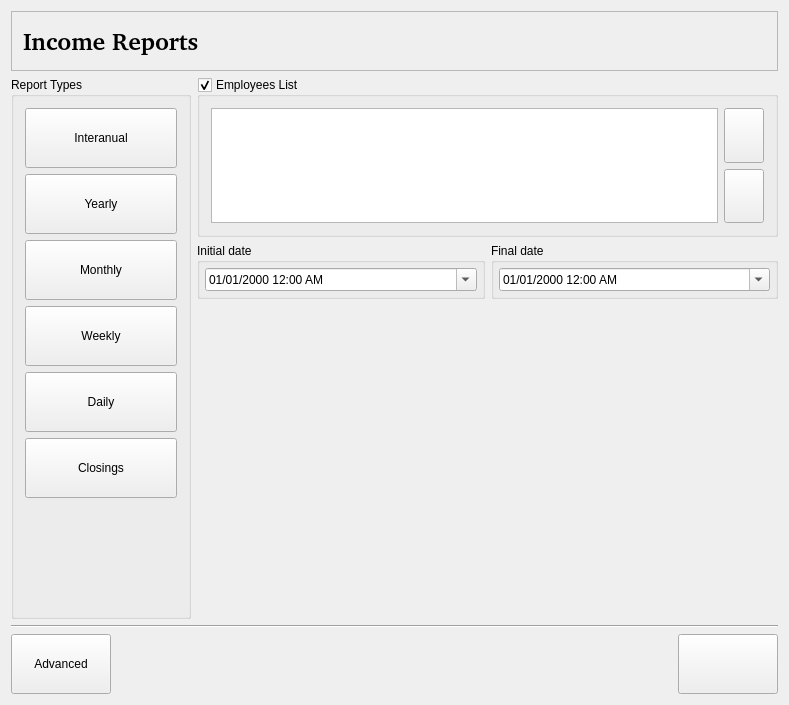
<?xml version="1.0" encoding="UTF-8"?>
<ui version="4.0">
 <class>ProfitReportWidgetBase</class>
 <widget class="QWidget" name="ProfitReportWidgetBase">
  <property name="geometry">
   <rect>
    <x>0</x>
    <y>0</y>
    <width>789</width>
    <height>705</height>
   </rect>
  </property>
  <property name="sizePolicy">
   <sizepolicy hsizetype="Expanding" vsizetype="Expanding">
    <horstretch>0</horstretch>
    <verstretch>0</verstretch>
   </sizepolicy>
  </property>
  <property name="minimumSize">
   <size>
    <width>0</width>
    <height>0</height>
   </size>
  </property>
  <property name="windowTitle">
   <string>Form1</string>
  </property>
  <layout class="QVBoxLayout">
   <property name="spacing">
    <number>0</number>
   </property>
   <property name="leftMargin">
    <number>0</number>
   </property>
   <property name="topMargin">
    <number>0</number>
   </property>
   <property name="rightMargin">
    <number>0</number>
   </property>
   <property name="bottomMargin">
    <number>0</number>
   </property>
   <item>
    <widget class="QStackedWidget" name="stack">
     <property name="sizePolicy">
      <sizepolicy hsizetype="Expanding" vsizetype="Expanding">
       <horstretch>0</horstretch>
       <verstretch>0</verstretch>
      </sizepolicy>
     </property>
     <property name="currentIndex">
      <number>0</number>
     </property>
     <widget class="QWidget" name="main_page">
      <property name="sizePolicy">
       <sizepolicy hsizetype="Expanding" vsizetype="Expanding">
        <horstretch>0</horstretch>
        <verstretch>0</verstretch>
       </sizepolicy>
      </property>
      <layout class="QVBoxLayout">
       <item>
        <widget class="QFrame" name="Frame3">
         <property name="minimumSize">
          <size>
           <width>0</width>
           <height>60</height>
          </size>
         </property>
         <property name="maximumSize">
          <size>
           <width>32567</width>
           <height>60</height>
          </size>
         </property>
         <property name="frameShape">
          <enum>QFrame::Shape::StyledPanel</enum>
         </property>
         <property name="frameShadow">
          <enum>QFrame::Shadow::Raised</enum>
         </property>
         <property name="lineWidth">
          <number>2</number>
         </property>
         <layout class="QHBoxLayout">
          <property name="spacing">
           <number>6</number>
          </property>
          <property name="leftMargin">
           <number>11</number>
          </property>
          <property name="topMargin">
           <number>11</number>
          </property>
          <property name="rightMargin">
           <number>11</number>
          </property>
          <property name="bottomMargin">
           <number>11</number>
          </property>
          <item>
           <widget class="QLabel" name="title">
            <property name="font">
             <font>
              <family>Nimbus Sans l [Urw]</family>
              <pointsize>18</pointsize>
              <bold>true</bold>
             </font>
            </property>
            <property name="text">
             <string>Income Reports</string>
            </property>
            <property name="wordWrap">
             <bool>false</bool>
            </property>
           </widget>
          </item>
          <item>
           <spacer name="Spacer3">
            <property name="orientation">
             <enum>Qt::Orientation::Horizontal</enum>
            </property>
            <property name="sizeType">
             <enum>QSizePolicy::Policy::Expanding</enum>
            </property>
            <property name="sizeHint" stdset="0">
             <size>
              <width>181</width>
              <height>0</height>
             </size>
            </property>
           </spacer>
          </item>
         </layout>
        </widget>
       </item>
       <item>
        <layout class="QHBoxLayout">
         <item>
          <widget class="QGroupBox" name="report_buttongroup">
           <property name="maximumSize">
            <size>
             <width>180</width>
             <height>32767</height>
            </size>
           </property>
           <property name="title">
            <string>Report Types</string>
           </property>
           <property name="exclusive" stdset="0">
            <bool>true</bool>
           </property>
           <layout class="QVBoxLayout">
            <item>
             <widget class="QPushButton" name="interanual_button">
              <property name="sizePolicy">
               <sizepolicy hsizetype="Expanding" vsizetype="Expanding">
                <horstretch>0</horstretch>
                <verstretch>0</verstretch>
               </sizepolicy>
              </property>
              <property name="maximumSize">
               <size>
                <width>32767</width>
                <height>60</height>
               </size>
              </property>
              <property name="text">
               <string>Interanual</string>
              </property>
              <property name="icon">
               <iconset>
                <normaloff>image0</normaloff>image0</iconset>
              </property>
              <property name="checkable">
               <bool>true</bool>
              </property>
             </widget>
            </item>
            <item>
             <widget class="QPushButton" name="anual_button">
              <property name="sizePolicy">
               <sizepolicy hsizetype="Expanding" vsizetype="Expanding">
                <horstretch>0</horstretch>
                <verstretch>0</verstretch>
               </sizepolicy>
              </property>
              <property name="maximumSize">
               <size>
                <width>32767</width>
                <height>60</height>
               </size>
              </property>
              <property name="text">
               <string>Yearly</string>
              </property>
              <property name="icon">
               <iconset>
                <normaloff>image1</normaloff>image1</iconset>
              </property>
              <property name="checkable">
               <bool>true</bool>
              </property>
             </widget>
            </item>
            <item>
             <widget class="QPushButton" name="mensual_button">
              <property name="sizePolicy">
               <sizepolicy hsizetype="Expanding" vsizetype="Expanding">
                <horstretch>0</horstretch>
                <verstretch>0</verstretch>
               </sizepolicy>
              </property>
              <property name="maximumSize">
               <size>
                <width>32767</width>
                <height>60</height>
               </size>
              </property>
              <property name="text">
               <string>Monthly</string>
              </property>
              <property name="icon">
               <iconset>
                <normaloff>image2</normaloff>image2</iconset>
              </property>
              <property name="checkable">
               <bool>true</bool>
              </property>
             </widget>
            </item>
            <item>
             <widget class="QPushButton" name="semanal_button">
              <property name="sizePolicy">
               <sizepolicy hsizetype="Expanding" vsizetype="Expanding">
                <horstretch>0</horstretch>
                <verstretch>0</verstretch>
               </sizepolicy>
              </property>
              <property name="maximumSize">
               <size>
                <width>32767</width>
                <height>60</height>
               </size>
              </property>
              <property name="text">
               <string>Weekly</string>
              </property>
              <property name="icon">
               <iconset>
                <normaloff>image3</normaloff>image3</iconset>
              </property>
              <property name="checkable">
               <bool>true</bool>
              </property>
             </widget>
            </item>
            <item>
             <widget class="QPushButton" name="diario_button">
              <property name="sizePolicy">
               <sizepolicy hsizetype="Expanding" vsizetype="Expanding">
                <horstretch>0</horstretch>
                <verstretch>0</verstretch>
               </sizepolicy>
              </property>
              <property name="maximumSize">
               <size>
                <width>32767</width>
                <height>60</height>
               </size>
              </property>
              <property name="text">
               <string>Daily</string>
              </property>
              <property name="icon">
               <iconset>
                <normaloff>image4</normaloff>image4</iconset>
              </property>
              <property name="checkable">
               <bool>true</bool>
              </property>
             </widget>
            </item>
            <item>
             <widget class="QPushButton" name="cierres_button">
              <property name="sizePolicy">
               <sizepolicy hsizetype="Expanding" vsizetype="Expanding">
                <horstretch>0</horstretch>
                <verstretch>0</verstretch>
               </sizepolicy>
              </property>
              <property name="maximumSize">
               <size>
                <width>32767</width>
                <height>60</height>
               </size>
              </property>
              <property name="text">
               <string>Closings</string>
              </property>
              <property name="icon">
               <iconset>
                <normaloff>image5</normaloff>image5</iconset>
              </property>
              <property name="checkable">
               <bool>true</bool>
              </property>
             </widget>
            </item>
            <item>
             <spacer name="spacer1">
              <property name="orientation">
               <enum>Qt::Orientation::Vertical</enum>
              </property>
              <property name="sizeType">
               <enum>QSizePolicy::Policy::Expanding</enum>
              </property>
              <property name="sizeHint" stdset="0">
               <size>
                <width>20</width>
                <height>20</height>
               </size>
              </property>
             </spacer>
            </item>
           </layout>
          </widget>
         </item>
         <item>
          <layout class="QVBoxLayout">
           <item>
            <widget class="QGroupBox" name="employee_groupbox">
             <property name="maximumSize">
              <size>
               <width>32767</width>
               <height>160</height>
              </size>
             </property>
             <property name="title">
              <string>Employees List</string>
             </property>
             <property name="checkable">
              <bool>true</bool>
             </property>
             <layout class="QHBoxLayout">
              <item>
               <widget class="QTreeWidget" name="employee_listview">
                <property name="font">
                 <font>
                  <pointsize>16</pointsize>
                 </font>
                </property>
                <property name="columnCount">
                 <number>4</number>
                </property>
                <attribute name="headerVisible">
                 <bool>false</bool>
                </attribute>
                <column>
                 <property name="text">
                  <string notr="true">1</string>
                 </property>
                </column>
                <column>
                 <property name="text">
                  <string notr="true">2</string>
                 </property>
                </column>
                <column>
                 <property name="text">
                  <string notr="true">3</string>
                 </property>
                </column>
                <column>
                 <property name="text">
                  <string notr="true">4</string>
                 </property>
                </column>
               </widget>
              </item>
              <item>
               <layout class="QVBoxLayout">
                <item>
                 <widget class="QPushButton" name="up_employee_button">
                  <property name="sizePolicy">
                   <sizepolicy hsizetype="Minimum" vsizetype="Preferred">
                    <horstretch>0</horstretch>
                    <verstretch>0</verstretch>
                   </sizepolicy>
                  </property>
                  <property name="text">
                   <string/>
                  </property>
                 </widget>
                </item>
                <item>
                 <widget class="QPushButton" name="down_employee_button">
                  <property name="sizePolicy">
                   <sizepolicy hsizetype="Minimum" vsizetype="Preferred">
                    <horstretch>0</horstretch>
                    <verstretch>0</verstretch>
                   </sizepolicy>
                  </property>
                  <property name="text">
                   <string/>
                  </property>
                 </widget>
                </item>
               </layout>
              </item>
             </layout>
            </widget>
           </item>
           <item>
            <layout class="QHBoxLayout">
             <item>
              <widget class="QGroupBox" name="init_date_groupbox">
               <property name="sizePolicy">
                <sizepolicy hsizetype="Expanding" vsizetype="Preferred">
                 <horstretch>0</horstretch>
                 <verstretch>0</verstretch>
                </sizepolicy>
               </property>
               <property name="title">
                <string>Initial date</string>
               </property>
               <layout class="QVBoxLayout">
                <property name="spacing">
                 <number>0</number>
                </property>
                <property name="leftMargin">
                 <number>5</number>
                </property>
                <property name="topMargin">
                 <number>5</number>
                </property>
                <property name="rightMargin">
                 <number>5</number>
                </property>
                <property name="bottomMargin">
                 <number>5</number>
                </property>
                <item>
                 <widget class="QDateTimeEdit" name="init_datepicker">
                  <property name="sizePolicy">
                   <sizepolicy hsizetype="Expanding" vsizetype="Preferred">
                    <horstretch>0</horstretch>
                    <verstretch>0</verstretch>
                   </sizepolicy>
                  </property>
                  <property name="displayFormat">
                   <string>MM/dd/yyyy h:mm AP</string>
                  </property>
                  <property name="calendarPopup">
                   <bool>true</bool>
                  </property>
                 </widget>
                </item>
               </layout>
              </widget>
             </item>
             <item>
              <widget class="QGroupBox" name="end_date_groupbox">
               <property name="sizePolicy">
                <sizepolicy hsizetype="Expanding" vsizetype="Fixed">
                 <horstretch>0</horstretch>
                 <verstretch>0</verstretch>
                </sizepolicy>
               </property>
               <property name="title">
                <string>Final date</string>
               </property>
               <layout class="QVBoxLayout">
                <property name="spacing">
                 <number>0</number>
                </property>
                <property name="leftMargin">
                 <number>5</number>
                </property>
                <property name="topMargin">
                 <number>5</number>
                </property>
                <property name="rightMargin">
                 <number>5</number>
                </property>
                <property name="bottomMargin">
                 <number>5</number>
                </property>
                <item>
                 <widget class="QDateTimeEdit" name="end_datepicker">
                  <property name="sizePolicy">
                   <sizepolicy hsizetype="Expanding" vsizetype="Fixed">
                    <horstretch>0</horstretch>
                    <verstretch>0</verstretch>
                   </sizepolicy>
                  </property>
                  <property name="displayFormat">
                   <string>MM/dd/yyyy h:mm AP</string>
                  </property>
                  <property name="calendarPopup">
                   <bool>true</bool>
                  </property>
                 </widget>
                </item>
               </layout>
              </widget>
             </item>
            </layout>
           </item>
           <item>
            <spacer name="spacer30">
             <property name="orientation">
              <enum>Qt::Orientation::Vertical</enum>
             </property>
             <property name="sizeType">
              <enum>QSizePolicy::Policy::Expanding</enum>
             </property>
             <property name="sizeHint" stdset="0">
              <size>
               <width>20</width>
               <height>0</height>
              </size>
             </property>
            </spacer>
           </item>
          </layout>
         </item>
        </layout>
       </item>
       <item>
        <widget class="Line" name="line3">
         <property name="frameShape">
          <enum>QFrame::Shape::HLine</enum>
         </property>
         <property name="frameShadow">
          <enum>QFrame::Shadow::Sunken</enum>
         </property>
        </widget>
       </item>
       <item>
        <layout class="QHBoxLayout">
         <item>
          <widget class="QPushButton" name="advanced_button">
           <property name="minimumSize">
            <size>
             <width>100</width>
             <height>60</height>
            </size>
           </property>
           <property name="text">
            <string>Advanced</string>
           </property>
           <property name="icon">
            <iconset>
             <normaloff>image8</normaloff>image8</iconset>
           </property>
           <property name="checkable">
            <bool>true</bool>
           </property>
           <property name="autoRepeat">
            <bool>false</bool>
           </property>
          </widget>
         </item>
         <item>
          <spacer name="spacer38">
           <property name="orientation">
            <enum>Qt::Orientation::Horizontal</enum>
           </property>
           <property name="sizeType">
            <enum>QSizePolicy::Policy::Expanding</enum>
           </property>
           <property name="sizeHint" stdset="0">
            <size>
             <width>298</width>
             <height>20</height>
            </size>
           </property>
          </spacer>
         </item>
         <item>
          <widget class="QPushButton" name="ok_button">
           <property name="enabled">
            <bool>true</bool>
           </property>
           <property name="minimumSize">
            <size>
             <width>100</width>
             <height>60</height>
            </size>
           </property>
           <property name="text">
            <string/>
           </property>
          </widget>
         </item>
        </layout>
       </item>
      </layout>
     </widget>
     <widget class="QWidget" name="progress_page">
      <property name="sizePolicy">
       <sizepolicy hsizetype="Expanding" vsizetype="Expanding">
        <horstretch>0</horstretch>
        <verstretch>0</verstretch>
       </sizepolicy>
      </property>
      <layout class="QVBoxLayout">
       <property name="spacing">
        <number>4</number>
       </property>
       <property name="leftMargin">
        <number>4</number>
       </property>
       <property name="topMargin">
        <number>4</number>
       </property>
       <property name="rightMargin">
        <number>4</number>
       </property>
       <property name="bottomMargin">
        <number>4</number>
       </property>
       <item>
        <widget class="QFrame" name="Frame3_2">
         <property name="minimumSize">
          <size>
           <width>0</width>
           <height>60</height>
          </size>
         </property>
         <property name="maximumSize">
          <size>
           <width>32567</width>
           <height>60</height>
          </size>
         </property>
         <property name="frameShape">
          <enum>QFrame::Shape::StyledPanel</enum>
         </property>
         <property name="frameShadow">
          <enum>QFrame::Shadow::Raised</enum>
         </property>
         <property name="lineWidth">
          <number>2</number>
         </property>
         <layout class="QHBoxLayout">
          <property name="spacing">
           <number>6</number>
          </property>
          <property name="leftMargin">
           <number>11</number>
          </property>
          <property name="topMargin">
           <number>11</number>
          </property>
          <property name="rightMargin">
           <number>11</number>
          </property>
          <property name="bottomMargin">
           <number>11</number>
          </property>
          <item>
           <widget class="QLabel" name="title_generacion">
            <property name="font">
             <font>
              <family>Nimbus Sans l [Urw]</family>
              <pointsize>18</pointsize>
              <bold>true</bold>
             </font>
            </property>
            <property name="text">
             <string>Generating Report</string>
            </property>
            <property name="wordWrap">
             <bool>false</bool>
            </property>
           </widget>
          </item>
          <item>
           <spacer name="Spacer3_2">
            <property name="orientation">
             <enum>Qt::Orientation::Horizontal</enum>
            </property>
            <property name="sizeType">
             <enum>QSizePolicy::Policy::Expanding</enum>
            </property>
            <property name="sizeHint" stdset="0">
             <size>
              <width>181</width>
              <height>0</height>
             </size>
            </property>
           </spacer>
          </item>
         </layout>
        </widget>
       </item>
       <item>
        <spacer name="spacer48">
         <property name="orientation">
          <enum>Qt::Orientation::Vertical</enum>
         </property>
         <property name="sizeType">
          <enum>QSizePolicy::Policy::Fixed</enum>
         </property>
         <property name="sizeHint" stdset="0">
          <size>
           <width>20</width>
           <height>61</height>
          </size>
         </property>
        </spacer>
       </item>
       <item>
        <layout class="QHBoxLayout">
         <item>
          <spacer name="spacer49">
           <property name="orientation">
            <enum>Qt::Orientation::Horizontal</enum>
           </property>
           <property name="sizeType">
            <enum>QSizePolicy::Policy::Expanding</enum>
           </property>
           <property name="sizeHint" stdset="0">
            <size>
             <width>101</width>
             <height>20</height>
            </size>
           </property>
          </spacer>
         </item>
         <item>
          <layout class="QVBoxLayout">
           <item>
            <widget class="QLabel" name="textLabel2">
             <property name="text">
              <string>Reports are being generated
This operation can take a few minutes.</string>
             </property>
             <property name="alignment">
              <set>Qt::AlignmentFlag::AlignCenter</set>
             </property>
             <property name="wordWrap">
              <bool>false</bool>
             </property>
            </widget>
           </item>
           <item>
            <layout class="QHBoxLayout"/>
           </item>
           <item>
            <widget class="QProgressBar" name="progress_bar">
             <property name="minimumSize">
              <size>
               <width>400</width>
               <height>0</height>
              </size>
             </property>
            </widget>
           </item>
          </layout>
         </item>
         <item>
          <spacer name="spacer50">
           <property name="orientation">
            <enum>Qt::Orientation::Horizontal</enum>
           </property>
           <property name="sizeType">
            <enum>QSizePolicy::Policy::Expanding</enum>
           </property>
           <property name="sizeHint" stdset="0">
            <size>
             <width>91</width>
             <height>20</height>
            </size>
           </property>
          </spacer>
         </item>
        </layout>
       </item>
       <item>
        <spacer name="spacer51">
         <property name="orientation">
          <enum>Qt::Orientation::Vertical</enum>
         </property>
         <property name="sizeType">
          <enum>QSizePolicy::Policy::Expanding</enum>
         </property>
         <property name="sizeHint" stdset="0">
          <size>
           <width>20</width>
           <height>431</height>
          </size>
         </property>
        </spacer>
       </item>
      </layout>
     </widget>
     <widget class="QWidget" name="view_page">
      <property name="sizePolicy">
       <sizepolicy hsizetype="Expanding" vsizetype="Expanding">
        <horstretch>0</horstretch>
        <verstretch>0</verstretch>
       </sizepolicy>
      </property>
      <layout class="QVBoxLayout">
       <property name="spacing">
        <number>0</number>
       </property>
       <property name="leftMargin">
        <number>0</number>
       </property>
       <property name="topMargin">
        <number>0</number>
       </property>
       <property name="rightMargin">
        <number>0</number>
       </property>
       <property name="bottomMargin">
        <number>0</number>
       </property>
       <item>
        <widget class="QFrame" name="kghostview_frame">
         <property name="sizePolicy">
          <sizepolicy hsizetype="Expanding" vsizetype="Expanding">
           <horstretch>0</horstretch>
           <verstretch>0</verstretch>
          </sizepolicy>
         </property>
         <property name="minimumSize">
          <size>
           <width>0</width>
           <height>600</height>
          </size>
         </property>
         <property name="frameShape">
          <enum>QFrame::Shape::StyledPanel</enum>
         </property>
         <property name="frameShadow">
          <enum>QFrame::Shadow::Plain</enum>
         </property>
        </widget>
       </item>
       <item>
        <widget class="Line" name="line8">
         <property name="frameShape">
          <enum>QFrame::Shape::HLine</enum>
         </property>
         <property name="frameShadow">
          <enum>QFrame::Shadow::Sunken</enum>
         </property>
        </widget>
       </item>
       <item>
        <layout class="QHBoxLayout">
         <item>
          <spacer name="spacer59">
           <property name="orientation">
            <enum>Qt::Orientation::Horizontal</enum>
           </property>
           <property name="sizeType">
            <enum>QSizePolicy::Policy::Expanding</enum>
           </property>
           <property name="sizeHint" stdset="0">
            <size>
             <width>20</width>
             <height>20</height>
            </size>
           </property>
          </spacer>
         </item>
         <item>
          <widget class="QPushButton" name="save_report_button">
           <property name="sizePolicy">
            <sizepolicy hsizetype="Minimum" vsizetype="Expanding">
             <horstretch>0</horstretch>
             <verstretch>0</verstretch>
            </sizepolicy>
           </property>
           <property name="minimumSize">
            <size>
             <width>100</width>
             <height>60</height>
            </size>
           </property>
           <property name="maximumSize">
            <size>
             <width>100</width>
             <height>60</height>
            </size>
           </property>
           <property name="text">
            <string>Save</string>
           </property>
           <property name="icon">
            <iconset>
             <normaloff>image16</normaloff>image16</iconset>
           </property>
          </widget>
         </item>
         <item>
          <widget class="QPushButton" name="exit_button">
           <property name="sizePolicy">
            <sizepolicy hsizetype="Minimum" vsizetype="Expanding">
             <horstretch>0</horstretch>
             <verstretch>0</verstretch>
            </sizepolicy>
           </property>
           <property name="minimumSize">
            <size>
             <width>100</width>
             <height>60</height>
            </size>
           </property>
           <property name="maximumSize">
            <size>
             <width>100</width>
             <height>60</height>
            </size>
           </property>
           <property name="text">
            <string>Quit</string>
           </property>
           <property name="icon">
            <iconset>
             <normaloff>image17</normaloff>image17</iconset>
           </property>
          </widget>
         </item>
        </layout>
       </item>
      </layout>
     </widget>
     <widget class="QWidget" name="error_page">
      <property name="sizePolicy">
       <sizepolicy hsizetype="Expanding" vsizetype="Expanding">
        <horstretch>0</horstretch>
        <verstretch>0</verstretch>
       </sizepolicy>
      </property>
      <layout class="QVBoxLayout">
       <item>
        <spacer name="spacer48_2">
         <property name="orientation">
          <enum>Qt::Orientation::Vertical</enum>
         </property>
         <property name="sizeType">
          <enum>QSizePolicy::Policy::Fixed</enum>
         </property>
         <property name="sizeHint" stdset="0">
          <size>
           <width>20</width>
           <height>230</height>
          </size>
         </property>
        </spacer>
       </item>
       <item>
        <layout class="QHBoxLayout">
         <item>
          <spacer name="spacer49_2">
           <property name="orientation">
            <enum>Qt::Orientation::Horizontal</enum>
           </property>
           <property name="sizeType">
            <enum>QSizePolicy::Policy::Expanding</enum>
           </property>
           <property name="sizeHint" stdset="0">
            <size>
             <width>101</width>
             <height>20</height>
            </size>
           </property>
          </spacer>
         </item>
         <item>
          <layout class="QVBoxLayout">
           <item>
            <widget class="QLabel" name="error_label">
             <property name="text">
              <string>Your wPOS installation does not have the Reports Module.
                            This module is necessary to be able to generate and view the reports.
                            Get in touch with Wiresens, if you are interested in acquiring it.</string>
             </property>
             <property name="alignment">
              <set>Qt::AlignmentFlag::AlignCenter</set>
             </property>
             <property name="wordWrap">
              <bool>false</bool>
             </property>
            </widget>
           </item>
           <item>
            <layout class="QHBoxLayout"/>
           </item>
          </layout>
         </item>
         <item>
          <spacer name="spacer50_2">
           <property name="orientation">
            <enum>Qt::Orientation::Horizontal</enum>
           </property>
           <property name="sizeType">
            <enum>QSizePolicy::Policy::Expanding</enum>
           </property>
           <property name="sizeHint" stdset="0">
            <size>
             <width>91</width>
             <height>20</height>
            </size>
           </property>
          </spacer>
         </item>
        </layout>
       </item>
       <item>
        <spacer name="spacer51_2">
         <property name="orientation">
          <enum>Qt::Orientation::Vertical</enum>
         </property>
         <property name="sizeType">
          <enum>QSizePolicy::Policy::Expanding</enum>
         </property>
         <property name="sizeHint" stdset="0">
          <size>
           <width>20</width>
           <height>468</height>
          </size>
         </property>
        </spacer>
       </item>
      </layout>
     </widget>
    </widget>
   </item>
  </layout>
 </widget>
 <layoutdefault spacing="6" margin="11"/>
 <resources/>
 <connections/>
</ui>
